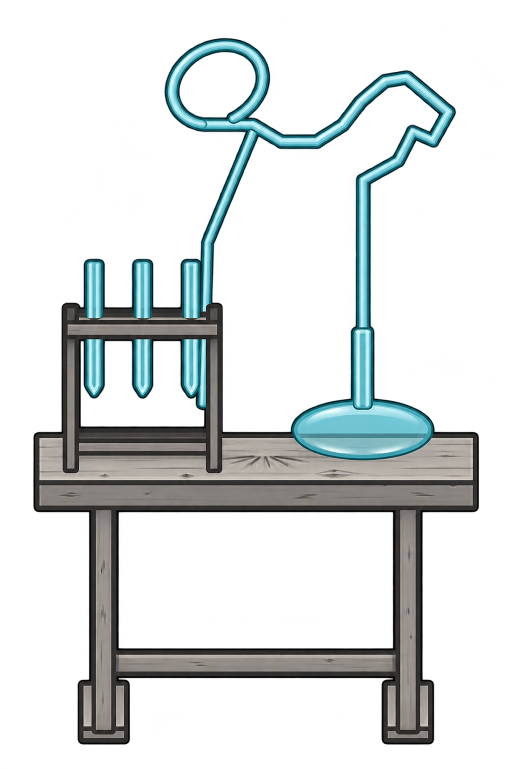
#> input picture art/conversion/scn-alchemist-table/v3/refined-front-raw.png, 1023 x 1537 px (shown at 1/2 size)
$ python select-material.py
#> lines starting #> are read from the running program, lines starting #| are printed output that depends on the picture
"""Remove material-transfer streaks while retaining the same refined front source."""
from pathlib import Path
from datetime import datetime,timezone
import hashlib,json
import numpy as np
from scipy import ndimage,sparse
from scipy.sparse.linalg import spsolve
from PIL import Image
HERE=Path(__file__).resolve().parent;SOURCE=HERE.parent;ROOT=SOURCE.parents[3]
assert not (HERE/'selected-front-context.png').exists()
def ref(p):return dict(path=p.relative_to(ROOT).as_posix(),sha256=hashlib.sha256(p.read_bytes()).hexdigest())
raw=np.array(Image.open(SOURCE/'refined-front-raw.png').convert('RGBA').resize((512,768),Image.Resampling.LANCZOS)).astype(float)
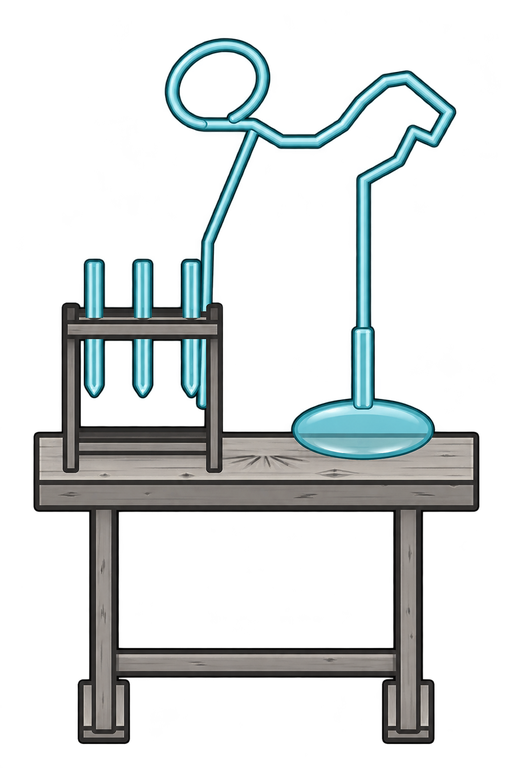
#> raw: shape (768, 512, 4) float64; mean R, G, B, A 25.8, 31.4, 32.1, 61.9; transparent parts drawn white
mask=np.array(Image.open(SOURCE/'ownership-south.png').convert('RGBA'));pattern=np.array(Image.open(SOURCE/'constructed-south.png').convert('RGBA'));envelope=mask[:,:,3]>0;glass=envelope&(mask[:,:,0]>32);gray=raw[:,:,:3].mean(2);neutral=np.ptp(raw[:,:,:3],axis=2)<20;cyan=(raw[:,:,1]-raw[:,:,0]>5)&(raw[:,:,2]-raw[:,:,0]>5);counts={}
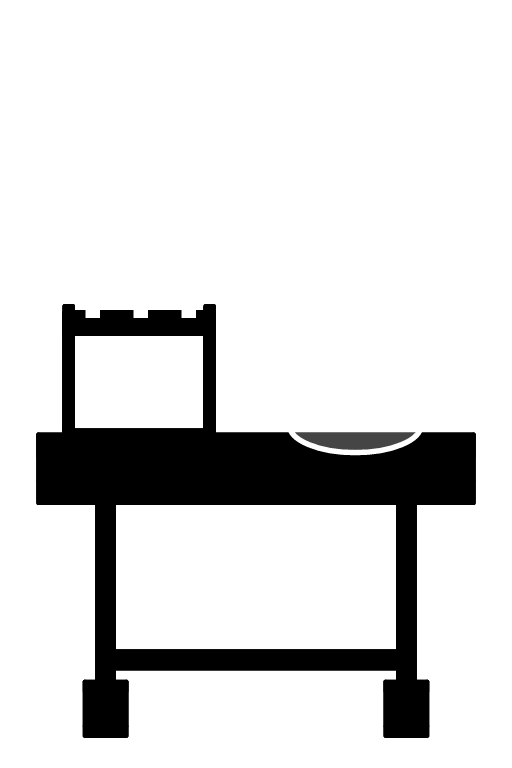
#> input picture art/conversion/scn-alchemist-table/v3/ownership-south.png, 512 x 768 px
#> further down, mask is the input picture: shape (768, 512, 4); mean R, G, B, A 14.2, 14.2, 14.2, 48.5
#> (the run stopped early here; a loop or call above may not have finished)
